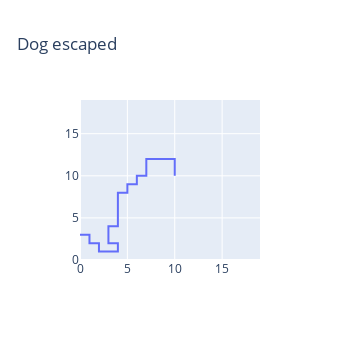

Notebook source saved alongside this figure:
### Markdown cell above
### Plot 2d routes

### Code cell
import plotly.graph_objects as go
from plotly.graph_objects import Figure as figure
from plotly.graph_objects import Scatter as scatter

n = 20 
ex = dogEscape(n)
(escape, path) = ex
x, y = zip(*path)

figure(
    data = scatter(x = x, y = y),
    layout = {
        "width": 340, 
        "height": 340, 
        "title": {"text": "Dog " + ("escaped" if escape else "trapped")},
        "xaxis": {"range": [0, n-1]},
        "yaxis": {"range": [0, n-1]},
    },
)
#fig.show()

### Figure 1 — Plotly figure (JSON) as saved in the notebook; plotly's stock layout.template omitted (floating-point values rounded to 4 significant figures)
{"data": [{"type": "scatter", "x": [10, 10, 10, 9, 8, 7, 7, 7, 6, 6, 5, 5, 4, 4, 4, 4, 4, 3, 3, 3, 4, 4, 3, 2, 2, 1, 1, 0], "y": [10, 11, 12, 12, 12, 12, 11, 10, 10, 9, 9, 8, 8, 7, 6, 5, 4, 4, 3, 2, 2, 1, 1, 1, 2, 2, 3, 3]}], "layout": {"height": 340, "title": {"text": "Dog escaped"}, "width": 340, "xaxis": {"range": [0, 19]}, "yaxis": {"range": [0, 19]}}}
